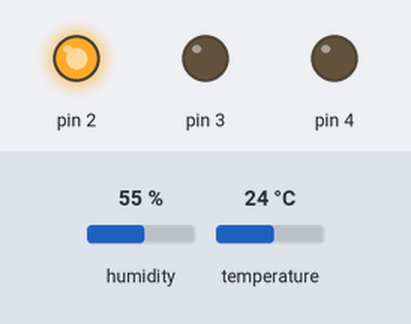
The sketch below on a simulated Arduino Uno, built with avr-gcc and run on an emulated ATmega328P. On the bench: output pins drawn as LEDs (lit = HIGH). The inputs (shaded band) are chosen by the test bench; at power-on: humidity 55 %, temperature 24 °C. What the sketch prints to the serial monitor is not drawn.

Above: at 2.8 s.
2.9 s: humidity set to 41 %
5.6 s: humidity set to 38 %
At 6.5 s:
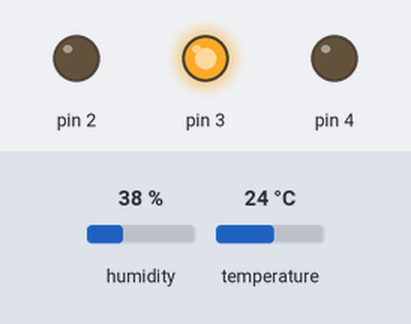
8.3 s: temperature set to 20.6 °C
11.2 s: temperature set to 19.3 °C
At 13.2 s:
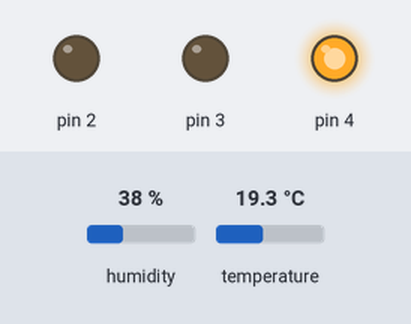
13.9 s: temperature set to 28 °C
At 14.9 s:
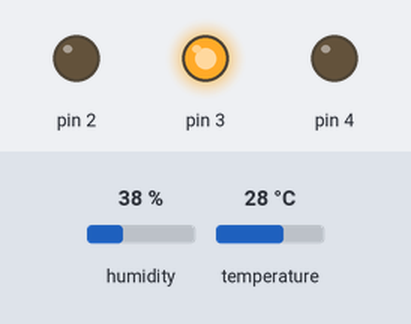
16.6 s: humidity set to 31 %
19.3 s: humidity set to 28 %
At 20.3 s:
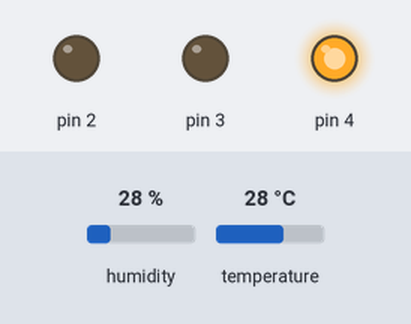
Timing chart, 0 to 22.3 s (numbered marks = the images above; inputs shaded):
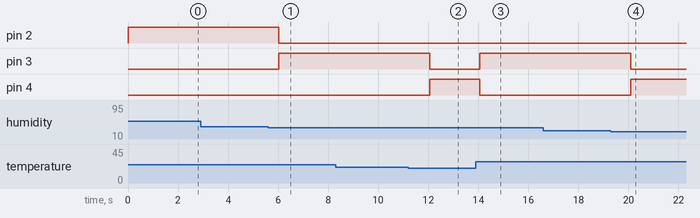

The sketch:

hum_temp_3led.ino
```cpp
// // Libraries
// #include <DHT.h>

// // Constants
// #define DHTPIN 1          // what pin we're connected to
// #define DHTTYPE DHT22     // DHT 22  (AM2302)
// DHT dht(DHTPIN, DHTTYPE); //// Initialize DHT sensor for normal 16mhz Arduino

// // Variables
// float hum;  // Stores humidity value
// float temp; // Stores temperature value+-
// int baselineTemp int baselineHum

//     void
//     setup() {
//   Serial.begin(9600);
//   dht.begin();
//   pinMode(2, OUTPUT);
//   pinMode(3, OUTPUT);
//   pinMode(4, OUTPUT);
// }

// void loop() {
//   // Read data and store it to variables hum and temp
//   hum = dht.readHumidity();
//   temp = dht.readTemperature();

//   baselineTemp = 25;
//   baselineHum = 50;

//   // Print temp and humidity values to serial monitor
//   Serial.print("Humidity: ");
//   Serial.print(hum);
//   Serial.print(" %, Temp: ");
//   Serial.print(temp);
//   Serial.println(" Celsius");

//   if (temp >= baselineTemp - 2 && temp < baselineTemp + 2) {
//     // green
//     Serial.print("green ");
//     digitalWrite(2, HIGH);
//     digitalWrite(3, LOW);
//     digitalWrite(4, LOW);
//   } else if (temp >= baselineTemp - 5 && temp < baselineTemp + 5) {
//     // yellow
//     Serial.print("yellow ");
//     digitalWrite(2, LOW);
//     digitalWrite(3, HIGH);
//     digitalWrite(4, LOW);
//   } else {
//     // red
//     Serial.print("red ");
//     digitalWrite(2, LOW);
//     digitalWrite(3, LOW);
//     digitalWrite(4, HIGH);
//   }
//   delay(1000);
// }

// Libraries
#include <DHT.h>

// Constants
#define DHTPIN 1          // what pin we're connected to
#define DHTTYPE DHT22     // DHT 22  (AM2302)
DHT dht(DHTPIN, DHTTYPE); //// Initialize DHT sensor for normal 16mhz Arduino

// Variables
float hum;  // Stores humidity value
float temp; // Stores temperature value+-
int baselineTemp, baselineHum;

void setup() {
  Serial.begin(9600);
  dht.begin();
  pinMode(2, OUTPUT);
  pinMode(3, OUTPUT);
  pinMode(4, OUTPUT);
}

void loop() {
  // Read data and store it to variables hum and temp
  hum = dht.readHumidity();
  temp = dht.readTemperature();

  baselineTemp = 25;
  baselineHum = 50;

  // Print temp and humidity values to serial monitor
  Serial.print("Humidity: ");
  Serial.print(hum);
  Serial.print(" %, Temp: ");
  Serial.print(temp);
  Serial.println(" Celsius");

  if ((temp >= baselineTemp - 2 && temp < baselineTemp + 2) &&
      (hum >= baselineHum - 10 && hum < baselineHum + 10)) {
    // green
    Serial.print("green ");
    digitalWrite(2, HIGH);
    digitalWrite(3, LOW);
    digitalWrite(4, LOW);
  } else if ((temp >= baselineTemp - 5 && temp < baselineTemp + 5) &&
             (hum >= baselineHum - 20 && hum < baselineHum + 20)) {
    // yellow
    Serial.print("yellow ");
    digitalWrite(2, LOW);
    digitalWrite(3, HIGH);
    digitalWrite(4, LOW);
  } else {
    // red
    Serial.print("red ");
    digitalWrite(2, LOW);
    digitalWrite(3, LOW);
    digitalWrite(4, HIGH);
  }
  delay(1000);
}
```

Measured:
- the behaviour switches between 40 and 39 % on humidity (found by bisection; images 0 and 1)
- the behaviour switches between 20 and 19.9 °C on temperature (found by bisection; images 1 and 2)
- the behaviour switches between 30 and 29 % on humidity (found by bisection; images 3 and 4)
- after the input at 2.9 s, every drawn part: stays the same
- after the input at 5.6 s, pin 2: HIGH → LOW after 0.43 s; pin 3: LOW → HIGH after 0.43 s
- after the input at 8.3 s, every drawn part: stays the same
- after the input at 11.2 s, pin 3: HIGH → LOW after 0.85 s; pin 4: LOW → HIGH after 0.85 s
- after the input at 13.9 s, pin 3: LOW → HIGH after 0.16 s; pin 4: HIGH → LOW after 0.16 s
- after the input at 16.6 s, every drawn part: stays the same
- after the input at 19.3 s, pin 3: HIGH → LOW after 0.78 s; pin 4: LOW → HIGH after 0.78 s
